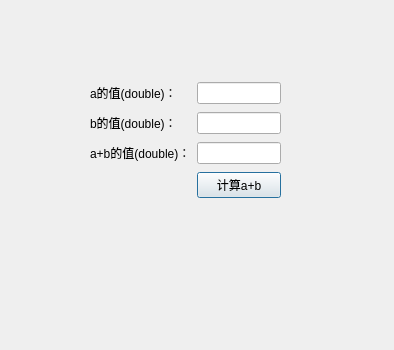
<?xml version="1.0" encoding="UTF-8"?>
<ui version="4.0">
 <class>Dialog</class>
 <widget class="QDialog" name="Dialog">
  <property name="geometry">
   <rect>
    <x>0</x>
    <y>0</y>
    <width>394</width>
    <height>350</height>
   </rect>
  </property>
  <property name="windowTitle">
   <string>Dialog</string>
  </property>
  <widget class="QWidget" name="gridLayoutWidget">
   <property name="geometry">
    <rect>
     <x>90</x>
     <y>80</y>
     <width>191</width>
     <height>121</height>
    </rect>
   </property>
   <layout class="QGridLayout" name="gridLayout" columnminimumwidth="2,1">
    <item row="2" column="1">
     <widget class="QLineEdit" name="lineEdit_addresult"/>
    </item>
    <item row="0" column="1">
     <widget class="QLineEdit" name="lineEdit_a"/>
    </item>
    <item row="0" column="0">
     <widget class="QLabel" name="label_a">
      <property name="text">
       <string>a的值(double)：</string>
      </property>
     </widget>
    </item>
    <item row="1" column="1">
     <widget class="QLineEdit" name="lineEdit_b"/>
    </item>
    <item row="2" column="0">
     <widget class="QLabel" name="label_addresult">
      <property name="text">
       <string>a+b的值(double)：</string>
      </property>
     </widget>
    </item>
    <item row="1" column="0">
     <widget class="QLabel" name="label_b">
      <property name="text">
       <string>b的值(double)：</string>
      </property>
     </widget>
    </item>
    <item row="3" column="1">
     <widget class="QPushButton" name="pushButton">
      <property name="text">
       <string>计算a+b</string>
      </property>
     </widget>
    </item>
   </layout>
  </widget>
 </widget>
 <resources/>
 <connections/>
</ui>
